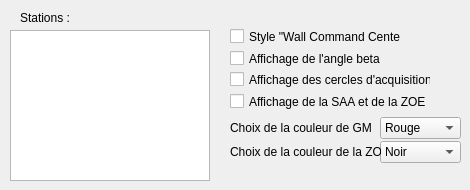
            <widget class="QWidget" name="optionWCC">
             <property name="mouseTracking">
              <bool>true</bool>
             </property>
             <property name="autoFillBackground">
              <bool>true</bool>
             </property>
             <attribute name="title">
              <string>Wall Command Center</string>
             </attribute>
             <widget class="QCheckBox" name="affBetaWCC">
              <property name="geometry">
               <rect>
                <x>230</x>
                <y>50</y>
                <width>151</width>
                <height>17</height>
               </rect>
              </property>
              <property name="text">
               <string>Affichage de l'angle beta</string>
              </property>
             </widget>
             <widget class="QCheckBox" name="styleWCC">
              <property name="geometry">
               <rect>
                <x>230</x>
                <y>25</y>
                <width>171</width>
                <height>23</height>
               </rect>
              </property>
              <property name="mouseTracking">
               <bool>true</bool>
              </property>
              <property name="text">
               <string>Style &quot;Wall Command Center&quot;</string>
              </property>
              <property name="checkable">
               <bool>true</bool>
              </property>
              <property name="checked">
               <bool>false</bool>
              </property>
             </widget>
             <widget class="QListWidget" name="listeStations">
              <property name="geometry">
               <rect>
                <x>10</x>
                <y>30</y>
                <width>200</width>
                <height>151</height>
               </rect>
              </property>
              <property name="horizontalScrollBarPolicy">
               <enum>Qt::ScrollBarAlwaysOff</enum>
              </property>
             </widget>
             <widget class="QLabel" name="lbl_stations">
              <property name="geometry">
               <rect>
                <x>20</x>
                <y>10</y>
                <width>61</width>
                <height>16</height>
               </rect>
              </property>
              <property name="text">
               <string>Stations :</string>
              </property>
             </widget>
             <widget class="QCheckBox" name="affCerclesAcq">
              <property name="geometry">
               <rect>
                <x>230</x>
                <y>68</y>
                <width>201</width>
                <height>23</height>
               </rect>
              </property>
              <property name="mouseTracking">
               <bool>true</bool>
              </property>
              <property name="text">
               <string>Affichage des cercles d'acquisition</string>
              </property>
              <property name="checkable">
               <bool>true</bool>
              </property>
              <property name="checked">
               <bool>false</bool>
              </property>
             </widget>
             <widget class="QCheckBox" name="affSAA_ZOE">
              <property name="geometry">
               <rect>
                <x>230</x>
                <y>90</y>
                <width>201</width>
                <height>23</height>
               </rect>
              </property>
              <property name="mouseTracking">
               <bool>true</bool>
              </property>
              <property name="text">
               <string>Affichage de la SAA et de la ZOE</string>
              </property>
              <property name="checkable">
               <bool>true</bool>
              </property>
              <property name="checked">
               <bool>false</bool>
              </property>
             </widget>
             <widget class="QLabel" name="lbl_coulGMT">
              <property name="geometry">
               <rect>
                <x>230</x>
                <y>120</y>
                <width>141</width>
                <height>16</height>
               </rect>
              </property>
              <property name="text">
               <string>Choix de la couleur de GMT :</string>
              </property>
             </widget>
             <widget class="QComboBox" name="coulGMT">
              <property name="geometry">
               <rect>
                <x>380</x>
                <y>117</y>
                <width>81</width>
                <height>22</height>
               </rect>
              </property>
              <item>
               <property name="text">
                <string>Rouge</string>
               </property>
              </item>
              <item>
               <property name="text">
                <string>Blanc</string>
               </property>
              </item>
             </widget>
             <widget class="QComboBox" name="coulZOE">
              <property name="geometry">
               <rect>
                <x>380</x>
                <y>141</y>
                <width>81</width>
                <height>22</height>
               </rect>
              </property>
              <item>
               <property name="text">
                <string>Noir</string>
               </property>
              </item>
              <item>
               <property name="text">
                <string>Blanc</string>
               </property>
              </item>
             </widget>
             <widget class="QLabel" name="lbl_coulZOE">
              <property name="geometry">
               <rect>
                <x>230</x>
                <y>144</y>
                <width>151</width>
                <height>16</height>
               </rect>
              </property>
              <property name="text">
               <string>Choix de la couleur de la ZOE :</string>
              </property>
             </widget>
            </widget>
